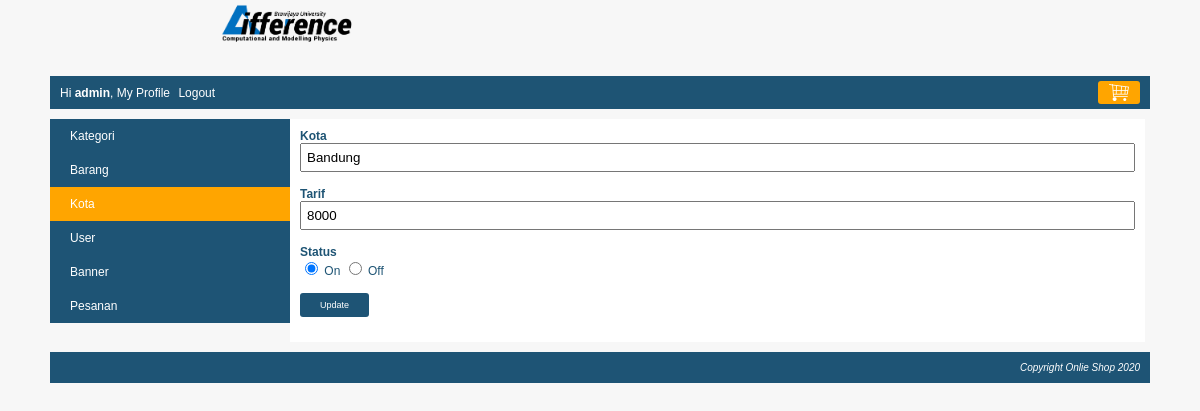
Screenshot of /index.php?page=my_profile&module=kota&action=form&kota_id=2 (signed in) with the database file from the repository.
### tables this page shows
CREATE TABLE `kota` (
  `kota_id` int(10) NOT NULL,
  `kota` varchar(150) NOT NULL,
  `tarif` int(10) NOT NULL,
  `status` enum('on','off') NOT NULL
);

### module/kota/form.php (the view, shortened to what this page needs)
<?php
	$kota_id = isset($_GET['kota_id']) ? $_GET['kota_id'] : false;
	$kota = "";
	$tarif = "";
	$status = "";
	$button = "Add";
	if($kota_id){
		$queryKota = mysqli_query($koneksi, "SELECT * FROM kota WHERE kota_id='$kota_id'");
		$row=mysqli_fetch_assoc($queryKota);
		$kota = $row['kota'];
		$tarif = $row['tarif'];
		$status = $row['status'];
		$button = "Update";
	}
?>
<form action="<?php echo BASE_URL."module/kota/action.php?kota_id=$kota_id"?>" method="post">
	<div class="element-form">
		<label>Kota</label>
		<span><input type="text" name="kota" value="<?php echo $kota; ?>" /></span>
	</div>
	<div class="element-form">
		<label>Tarif</label>
		<span><input type="text" name="tarif" value="<?php echo $tarif; ?>" /></span>
	</div>
	<div class="element-form">
		<label>Status</label>
		<span>
			<input type="radio" name="status" value="on" <?php if($status == "on"){ echo "checked"; } ?> /> On
			<input type="radio" name="status" value="off" <?php if($status == "off"){ echo "checked"; } ?> /> Off
		</span>
	</div>
	<div class="element-form">
		<span><input type="submit" name="button" value="<?php echo $button; ?>" class="submit-my-profile" /></span>
	</div>
</form>

### css/style.css (style rules this page uses)
body { font-family: arial; font-size: 12px; color: #1e5474; background: #f7f7f7; margin: 0; }
.element-form { margin-bottom: 15px; }
.element-form label { display: block; font-weight: bold; }
.element-form span { display: block; }
.element-form span input[type="text"], .element-form span input[type="password"], .element-form span textarea, .element-form span select { width: 100%; padding: 5px; box-sizing: border-box; }
.element-form span input[type="submit"] { background: #1e5475; border: none; color: white; padding: 7px 20px; border-radius: 3px; font-size: 9px; cursor: pointer; }

### rows the page displays
kota: kota "Bandung", tarif "8000", status "☑"

### other values shown
$nama "admin"
